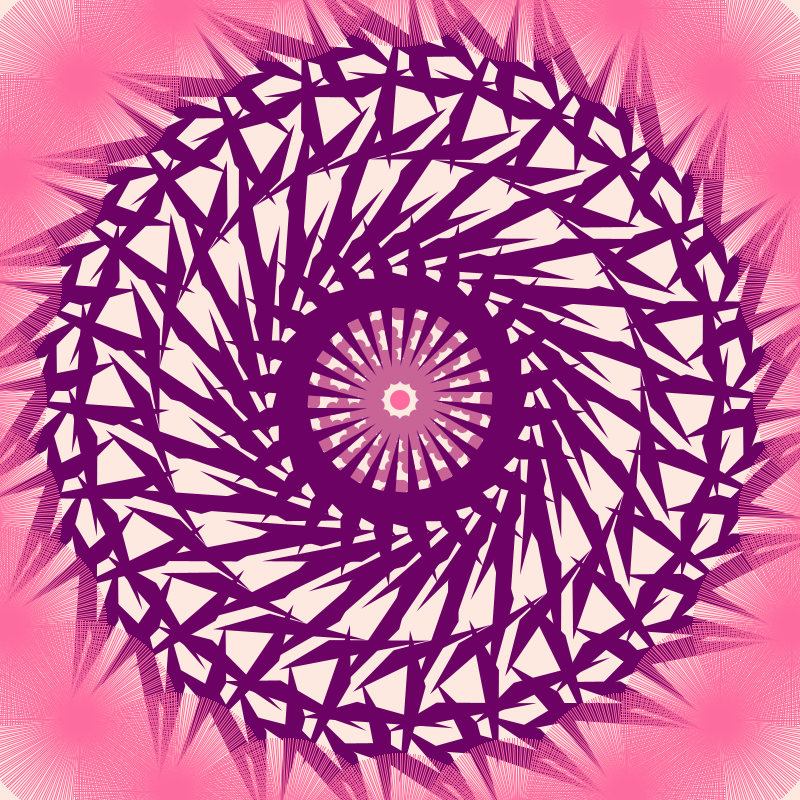
Frame 1 (no input)
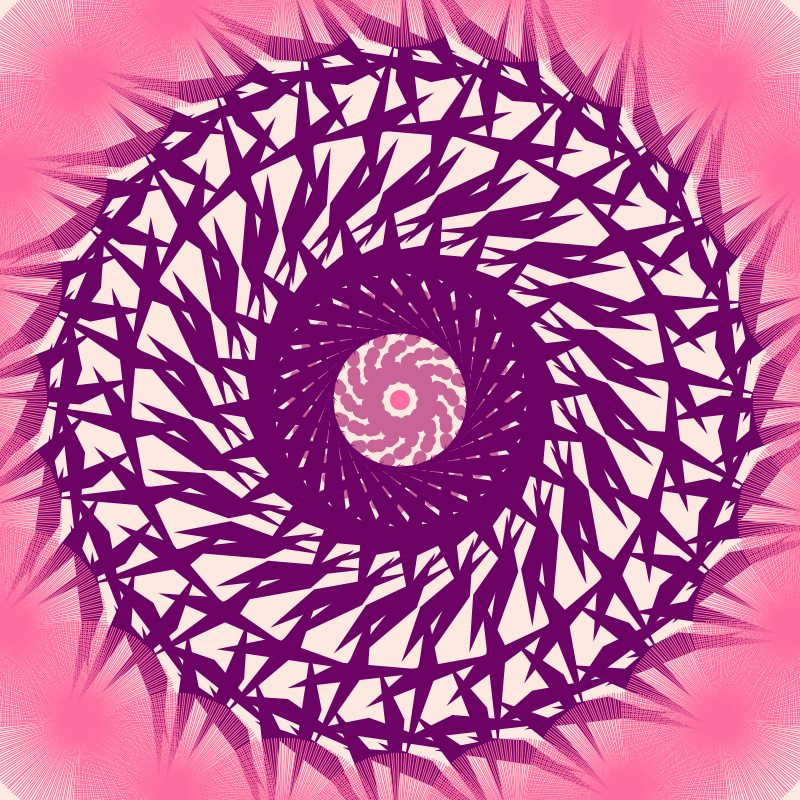
Frame 60 (the mouse pressed at the canvas centre just before this capture)
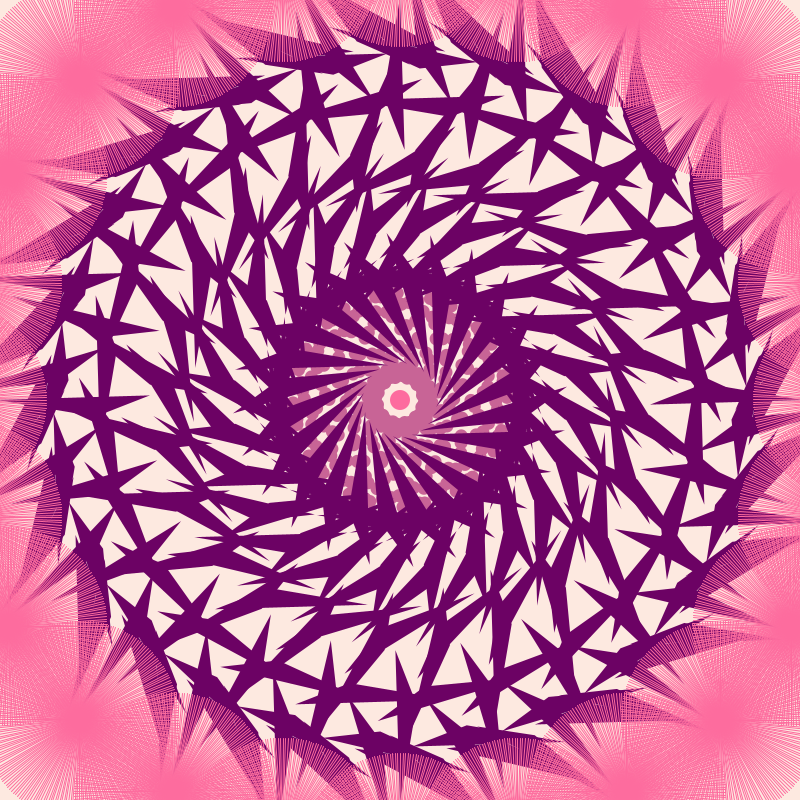
Frame 120 (the mouse held since frame 60 and released just before this capture)

The Processing sketch that drew these frames (run headless with seeded random() and noise(); from frame 60 on, the mouse is pressed at the canvas centre):

// Processing sketch: projet1_dessin
// ── projet1_dessin.pde
void setup() 
{
  size(800, 800);  
}

float angle_i = 0;  
float angle_j = 0; 

void draw() 
{
  background(253, 233, 224); 
  translate(width/2, height/2);  // place le repère au centre
  fill(10,15,20);
  
  //cercle au centre
  fill(253,108,158);
  noStroke();
  circle(0,0,20);

  //cercles autour
  fill(200,100,150);
  for (int i = 0; i < 12; i++) 
  { 
    pushMatrix();
    rotate(angle_i + i * PI/6.0); 
    translate(30, 30); 
    for (int j = 0; j < 24; j++) 
    {  
      pushMatrix();
      rotate( angle_j+ j * PI/12.0); 
      circle(65, 0, 13);
       angle_i += 0.00001; 
       angle_j += 0.00001;
       popMatrix();
    }
    popMatrix();
  }
 
  //triangles
  fill(108,2,100);
  for (int i = 0; i < 24; i++) 
  { 
    pushMatrix();
    rotate( angle_i +i * PI/12.0); 
    translate(170, 170);
    for (int j = 0; j < 12; j++) 
    { 
      pushMatrix(); 
      rotate(angle_j+j * PI/6.0); 
      strokeWeight(1);
      triangle(100, 70, 50,100, 200, 70);
      popMatrix();
    }
    popMatrix();
  }
  
  //lignes
  stroke(253,108,158);
  for (int i = 0; i < 24; i++) 
  {  
    pushMatrix();
    rotate(i * PI/12.0); 
    translate(320, 320); 
    for (int j = 0; j < 240; j++) 
    {  
      pushMatrix();
      rotate(angle_j+j * PI/120.0); 
      line(0, 0, 70, 70);
      popMatrix();
    }
    
    popMatrix();
  }
}
